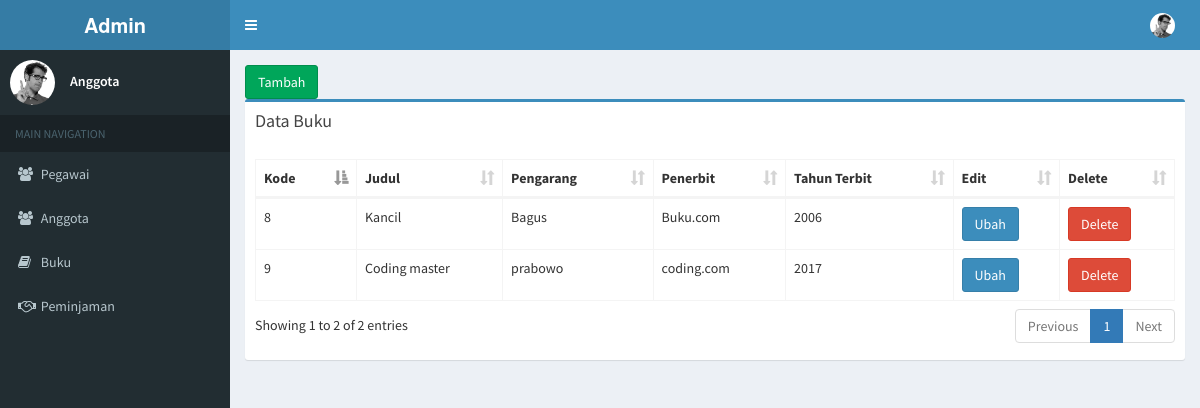
The page /index.php/peminjaman_controller/buku on the database its author committed.
### tables this page shows
CREATE TABLE `buku` (
  `KdRegister` int(11) NOT NULL,
  `Judul` varchar(100) NOT NULL,
  `Pengarang` varchar(100) NOT NULL,
  `Penerbit` varchar(50) NOT NULL,
  `Thn_terbit` year(4) NOT NULL
);

### application/controllers/Peminjaman_controller.php (called while the page is built, shortened)
<?php
class Peminjaman_controller extends CI_Controller
{
	public function __construct(){
	    $this->load->model('peminjaman');
	    $this->load->library('session');
      $this->load->library('pagination');
  	}
  	public function buku(){
  		$data['buku'] = $this->peminjaman->getBuku();
	    $this->load->view('buku/buku', $data);
  	}
}
 ?>

### index.php (called while the page is built, shortened)
<?php
require_once BASEPATH.'core/CodeIgniter.php';

### application/models/Peminjaman.php (called while the page is built, shortened)
<?php
class Peminjaman extends CI_Model{
    public function getBuku(){
        return $this->db->get('buku')->result();
    }
}
?>

### application/views/buku/buku.php (the view, shortened to what this page needs)
<!DOCTYPE html>
<html>
<head>
  <link rel="stylesheet" href="<?php echo base_url()."assets/"; ?>bower_components/bootstrap/dist/css/bootstrap.min.css">
  <link rel="stylesheet" href="<?php echo base_url()."assets/"; ?>bower_components/font-awesome/css/font-awesome.min.css">
  <link rel="stylesheet" href="<?php echo base_url()."assets/"; ?>bower_components/Ionicons/css/ionicons.min.css">
  <link rel="stylesheet" href="<?php echo base_url()."assets/"; ?>bower_components/datatables.net-bs/css/dataTables.bootstrap.min.css">
  <link rel="stylesheet" href="<?php echo base_url()."assets/"; ?>dist/css/AdminLTE.min.css">
  <link rel="stylesheet" href="<?php echo base_url()."assets/"; ?>dist/css/skins/_all-skins.min.css">
  <link href="<?php echo base_url('css/sweetalert.css') ?>" rel="stylesheet" >
</head>
<body class="hold-transition skin-blue sidebar-mini">
<div class="wrapper">
  <header class="main-header">
    <a href="<?php echo base_url()."assets/"; ?>index2.html" class="logo">
      <span class="logo-lg"><b>Admin</b></span>
    </a>
    <nav class="navbar navbar-static-top">
      <a href="#" class="sidebar-toggle" data-toggle="push-menu" role="button">
      </a>
      <div class="navbar-custom-menu">
        <ul class="nav navbar-nav">
          <li class="dropdown user user-menu">
            <a href="#" class="dropdown-toggle" data-toggle="dropdown">
              <img src="<?php echo base_url()."assets/"; ?>dist/img/user2-160x160.jpg" class="user-image" alt="User Image">
            </a>
          </li>
        </ul>
      </div>
    </nav>
  </header>
  <aside class="main-sidebar">
    <section class="sidebar">
      <div class="user-panel">
        <div class="pull-left image">
          <img src="<?php echo base_url()."assets/"; ?>dist/img/user2-160x160.jpg" class="img-circle" alt="User Image">
        </div>
        <div class="pull-left info">
          <p>Anggota</p>
        </div>
      </div>
      <ul class="sidebar-menu" data-widget="tree">
        <li class="header">MAIN NAVIGATION</li>
        <li>
          <a class="nav-link" href="<?php echo base_url("pegawai") ?>">
            <i class="fa fa-users"></i>
            <span>Pegawai</span>
          </a>
        </li>
        <li>
          <a class="nav-link" href="<?php echo base_url("anggota") ?>">
            <i class="fa fa-users"></i>
            <span>Anggota</span>
          </a>
        </li>
        <li>
          <a class="nav-link" href="<?php echo base_url("buku") ?>">
            <i class="fa fa-book"></i>
            <span>Buku</span>
          </a>
        </li>
        <li>
          <a class="nav-link" href="<?php echo base_url("peminjaman") ?>">
            <i class="fa fa-handshake-o"></i>
            <span>Peminjaman</span>
          </a>
        </li>
      </ul>
    </section>
  </aside>
  <div class="content-wrapper">
    <section class="content">
      <div class="row">
        <div class="col-md-12">
          <div class="card-body">
            <a href="<?php echo base_url("buku/tambah"); ?>"><button class="btn btn-success">Tambah</button></a>
          </div>
          <div class="box box-primary">
            <div class="box-header">
              <h3 class="box-title">Data Buku</h3>
            </div>
            <div class="box-body">
              <table id="example2" class="table table-bordered table-hover">
                <thead>
                <tr>
                  <th>Kode</th>
                  <th>Judul</th>
                  <th>Pengarang</th>
                  <th>Penerbit</th>
                  <th>Tahun Terbit</th>
                  <th>Edit</th>
                  <th>Delete</th>
                </tr>
                </thead>
                <tbody>
                <?php
                  foreach($buku as $data){
                      echo "<tr id='delete'>
                      <td>".$data->KdRegister."</td>
                      <td>".$data->Judul."</td>
                      <td>".$data->Pengarang."</td>
                      <td>".$data->Penerbit."</td>
                      <td>".$data->Thn_terbit."</td>
                      <td><a href='".base_url("Peminjaman_controller/editBuku/").$data->KdRegister."'><button class='btn btn-primary'>Ubah</button></a></td>
                      <td><button onclick=del(".$data->KdRegister.") class ='btn btn-danger'>Delete</button></td>
                      </tr>";
                    }
                 ?>
                </tbody>
              </table>
            </div>
          </div>
        </div>
      </div>
    </section>
  </div>
</div>
</body>
</html>

### rows shown on the page
buku: KdRegister "8", Judul "Kancil", Pengarang "Bagus", Penerbit "Buku.com", Thn_terbit "2006"
buku: KdRegister "9", Judul "Coding master", Pengarang "prabowo", Penerbit "coding.com", Thn_terbit "2017"
